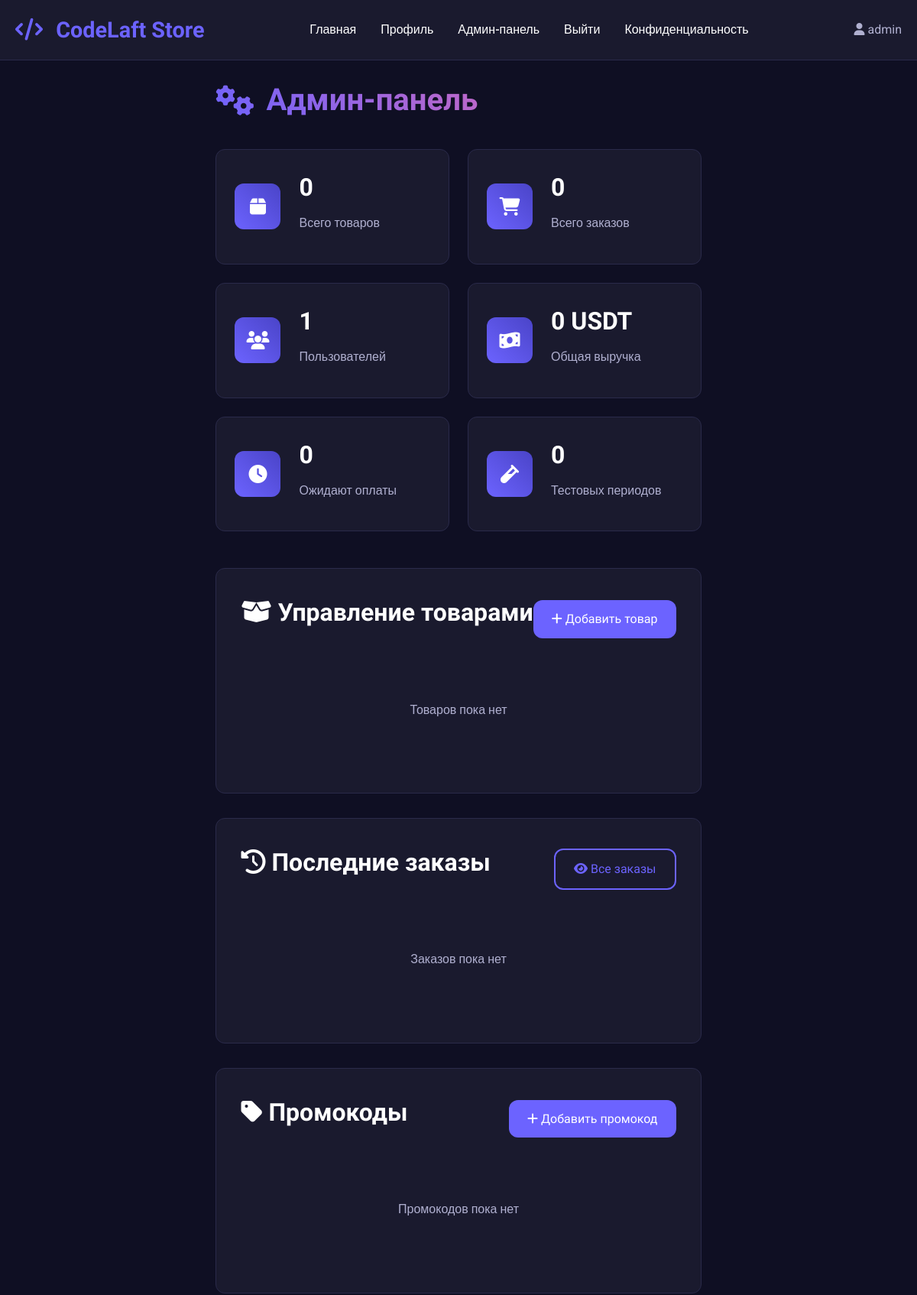
Page /admin (signed in, upper part) on the earlier database version.
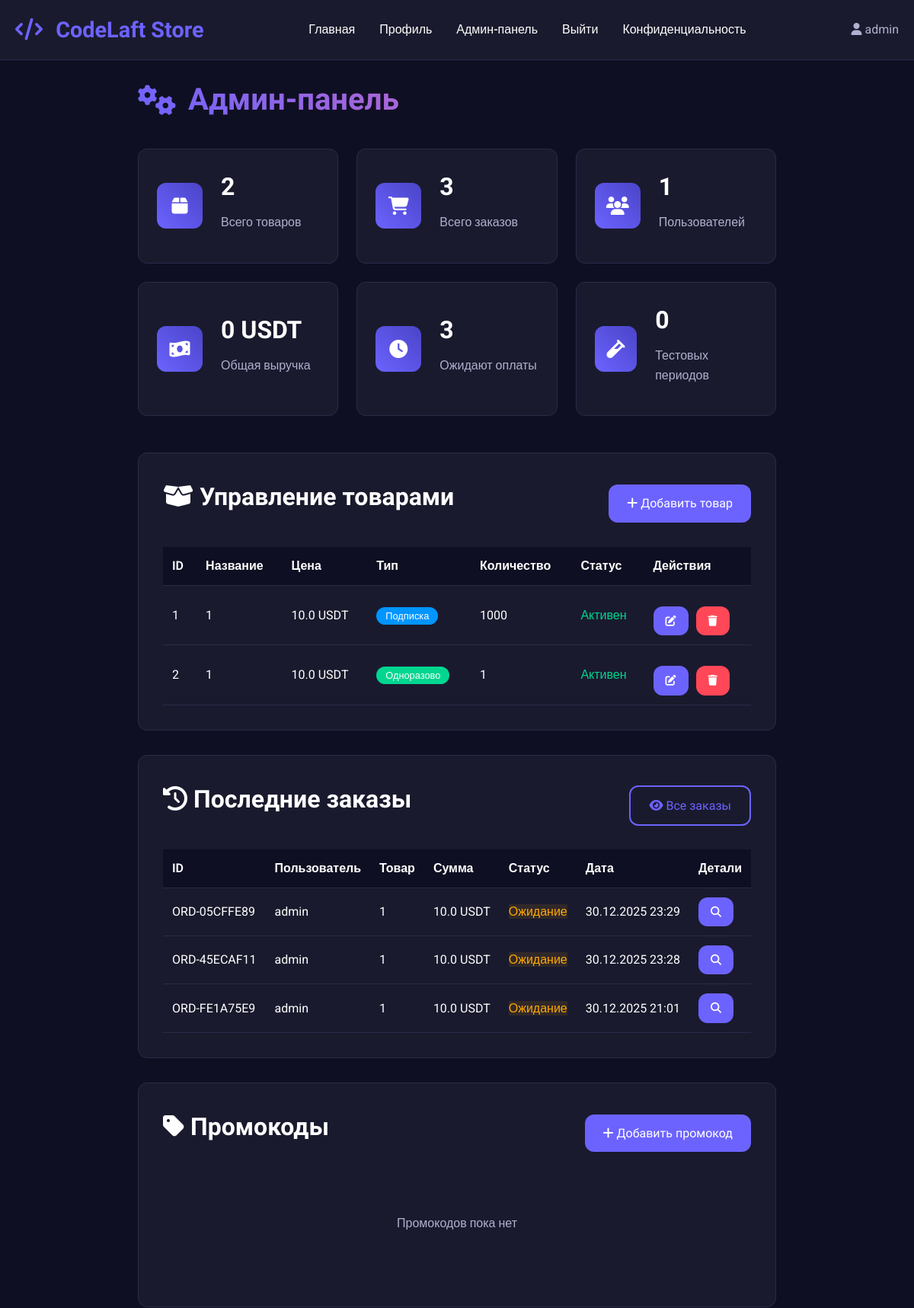
Same page on the later database version.
### app.py (models this page shows, shortened)
class Product(db.Model):
    id = db.Column(db.Integer, primary_key=True)
    name = db.Column(db.String(200), nullable=False)
    description = db.Column(db.Text, nullable=False)
    price = db.Column(db.Float, nullable=False)
    original_price = db.Column(db.Float)  # Цена без скидки
    price_type = db.Column(db.String(20), nullable=False)  # 'one_time' or 'subscription' or 'trial'
    subscription_days = db.Column(db.Integer, default=30)  # For subscription products
    trial_days = db.Column(db.Integer, default=7)  # Для тестового периода
    quantity = db.Column(db.Integer, default=1)
    image_filename = db.Column(db.String(200))
    form_fields = db.Column(db.Text)  # JSON string with form fields
    is_active = db.Column(db.Boolean, default=True)
    is_trial = db.Column(db.Boolean, default=False)  # Флаг тестового товара
    max_trial_per_user = db.Column(db.Integer, default=1)  # Максимум тестовых периодов на пользователя
    created_at = db.Column(db.DateTime, default=datetime.utcnow)
    reviews = db.relationship('Review', backref='product', lazy=True, cascade='all, delete-orphan')
    promocodes = db.relationship('Promocode', backref='product', lazy=True, cascade='all, delete-orphan')

class Order(db.Model):
    id = db.Column(db.Integer, primary_key=True)
    order_id = db.Column(db.String(50), unique=True, nullable=False)
    user_id = db.Column(db.Integer, db.ForeignKey('user.id'), nullable=False)
    product_id = db.Column(db.Integer, db.ForeignKey('product.id'), nullable=False)
    promocode_id = db.Column(db.Integer, db.ForeignKey('promocode.id'), nullable=True)
    quantity = db.Column(db.Integer, default=1)
    amount = db.Column(db.Float, nullable=False)
    original_amount = db.Column(db.Float)  # Сумма без скидки
    discount_amount = db.Column(db.Float, default=0)  # Сумма скидки
    payment_type = db.Column(db.String(20), nullable=False)
    form_data = db.Column(db.Text)  # JSON string with form data
    status = db.Column(db.String(20), default='pending')  # pending, paid, cancelled, expired, trial
    transaction_hash = db.Column(db.String(100))  # Хэш транзакции TRON
    expires_at = db.Column(db.DateTime)  # Для подписок и тестов
    payment_expires_at = db.Column(db.DateTime)  # Время истечения ожидания оплаты
    created_at = db.Column(db.DateTime, default=datetime.utcnow)
    user = db.relationship('User', backref=db.backref('orders', lazy=True))
    product = db.relationship('Product', backref=db.backref('orders', lazy=True))
    promocode = db.relationship('Promocode', backref=db.backref('orders', lazy=True))

class User(UserMixin, db.Model):
    id = db.Column(db.Integer, primary_key=True)
    username = db.Column(db.String(80), unique=True, nullable=False)
    email = db.Column(db.String(120), unique=True, nullable=False)
    password_hash = db.Column(db.String(200), nullable=False)
    created_at = db.Column(db.DateTime, default=datetime.utcnow)
    is_admin = db.Column(db.Boolean, default=False)

### app.py (the view)
@app.route('/admin')
@login_required
def admin_panel():
    if not current_user.is_admin:
        abort(403)
    products = Product.query.all()
    orders = Order.query.order_by(Order.created_at.desc()).all()
    users = User.query.all()
    promocodes = Promocode.query.all()
    reviews = Review.query.order_by(Review.created_at.desc()).all()
    total_revenue = sum(order.amount for order in orders if order.status == 'paid')
    pending_orders = sum(1 for order in orders if order.status == 'pending')
    trial_orders = sum(1 for order in orders if order.status == 'trial')
    total_users = len(users)
    return render_template('admin.html',
                         products=products,
                         orders=orders,
                         users=users,
                         promocodes=promocodes,
                         reviews=reviews,
                         total_revenue=total_revenue,
                         pending_orders=pending_orders,
                         trial_orders=trial_orders,
                         total_users=total_users)

### app.py (called while the page is built)
@app.context_processor
def inject_now():
    return {'now': datetime.utcnow()}

@login_manager.user_loader
def load_user(user_id):
    return User.query.get(int(user_id))

@app.context_processor
def inject_now():
    return {'now': datetime.utcnow(), 'timedelta': timedelta}

@app.before_request
def start_payment_monitor_once():
    global _monitor_started
    if not _monitor_started:
        _monitor_started = True
        monitor_thread = threading.Thread(target=TronPaymentVerifier.start_payment_monitor, daemon=True)
        monitor_thread.start()
        print("Payment monitor started")

### templates/admin.html (shortened to what the changed rows need)
{% extends "base.html" %}
{% block content %}
<div class="admin-container">
    <h1 class="admin-title"><i class="fas fa-cogs"></i> Админ-панель</h1>
    <div class="admin-stats">
        <div class="stat-card">
            <div class="stat-info">
                <h3>{{ products|length }}</h3>
                <p>Всего товаров</p>
            </div>
        </div>
        <div class="stat-card">
            <div class="stat-info">
                <h3>{{ orders|length }}</h3>
                <p>Всего заказов</p>
            </div>
        </div>
        <div class="stat-card">
            <div class="stat-info">
                <h3>{{ pending_orders }}</h3>
                <p>Ожидают оплаты</p>
            </div>
        </div>
    </div>
    <div class="admin-sections">
        <div class="admin-section">
            <div class="section-header">
                <h2><i class="fas fa-box-open"></i> Управление товарами</h2>
                <div class="section-actions">
                </div>
            </div>
            {% if products %}
            <div class="table-responsive">
                <table class="admin-table">
                    <thead>
                        <tr>
                            <th>ID</th>
                            <th>Название</th>
                            <th>Цена</th>
                            <th>Тип</th>
                            <th>Количество</th>
                            <th>Статус</th>
                            <th>Действия</th>
                        </tr>
                    </thead>
                    <tbody>
                        {% for product in products %}
                        <tr>
                            <td>{{ product.id }}</td>
                            <td>{{ product.name }}</td>
                            <td>
                                {% if product.price_type == 'trial' %}
                                    <span class="free-text">БЕСПЛАТНО</span>
                                {% else %}
                                    {{ product.price }} USDT
                                {% endif %}
                            </td>
                            <td>
                                {% if product.price_type == 'trial' %}
                                    <span class="badge badge-trial">
                                        <i class="fas fa-clock"></i> Тест
                                    </span>
                                {% elif product.price_type == 'subscription' %}
                                    <span class="badge badge-subscription">Подписка</span>
                                {% else %}
                                    <span class="badge badge-onetime">Одноразово</span>
                                {% endif %}
                            </td>
                            <td>
                                {% if product.quantity == 0 %}
                                    <span class="text-danger">Безлимитно</span>
                                {% else %}
                                    {{ product.quantity }}
                                {% endif %}
                            </td>
                            <td>
                                {% if product.is_active %}
                                    <span class="status-active">Активен</span>
                                {% else %}
                                    <span class="status-inactive">Неактивен</span>
                                {% endif %}
                            </td>
                            <td>
                                <div class="action-buttons">
                                    <a href="{{ url_for('edit_product', product_id=product.id) }}" class="btn btn-small">
                                        <i class="fas fa-edit"></i>
                                    </a>
                                    <a href="{{ url_for('delete_product', product_id=product.id) }}"
                                       class="btn btn-small btn-danger"
                                       onclick="return confirm('Удалить товар?')">
                                        <i class="fas fa-trash"></i>
                                    </a>
                                </div>
                            </td>
                        </tr>
                        {% endfor %}
                    </tbody>
                </table>
            </div>
            {% else %}
            <p class="no-data">Товаров пока нет</p>
            {% endif %}
        </div>
        <div class="admin-section">
            <div class="section-header">
                <h2><i class="fas fa-history"></i> Последние заказы</h2>
                <div class="section-actions">
                </div>
            </div>
            {% if orders[:5] %}
            <div class="table-responsive">
                <table class="admin-table">
                    <thead>
                        <tr>
                            <th>ID</th>
                            <th>Пользователь</th>
                            <th>Товар</th>
                            <th>Сумма</th>
                            <th>Статус</th>
                            <th>Дата</th>
                            <th>Детали</th>
                        </tr>
                    </thead>
                    <tbody>
                        {% for order in orders[:5] %}
                        <tr>
                            <td>{{ order.order_id }}</td>
                            <td>{{ order.user.username }}</td>
                            <td>{{ order.product.name }}</td>
                            <td>
                                {% if order.amount == 0 %}
                                    <span class="free-text">БЕСПЛАТНО</span>
                                {% else %}
                                    {{ order.amount }} USDT
                                {% endif %}
                            </td>
                            <td>
                                {% if order.status == 'paid' %}
                                    <span class="status-paid">Оплачен</span>
                                {% elif order.status == 'pending' %}
                                    <span class="status-pending">Ожидание</span>
                                {% elif order.status == 'trial' %}
                                    <span class="status-trial">Тест</span>
                                {% elif order.status == 'expired' %}
                                    <span class="status-expired">Истек</span>
                                {% else %}
                                    <span class="status-cancelled">Отменен</span>
                                {% endif %}
                            </td>
                            <td>{{ order.created_at.strftime('%d.%m.%Y %H:%M') }}</td>
                            <td>
                                <a href="{{ url_for('order_details', order_id=order.id) }}" class="btn btn-small">
                                    <i class="fas fa-search"></i>
                                </a>
                            </td>
                        </tr>
                        {% endfor %}
                    </tbody>
                </table>
            </div>
            {% else %}
            <p class="no-data">Заказов пока нет</p>
            {% endif %}
        </div>
        <div class="admin-section">
            <div class="section-header">
                <h2><i class="fas fa-tag"></i> Промокоды</h2>
            </div>
        </div>
    </div>
</div>
{% endblock %}

Differences in the rows shown:
added Product: id "1", name "1", price "10.0", price_type "Подписка", quantity "1000", is_active "Активен"
added Product: id "2", name "1", price "10.0", price_type "Одноразово", quantity "1", is_active "Активен"
added Order: order_id "ORD-05CFFE89", user.username "admin", product.name "1", amount "10.0", status "Ожидание", created_at "30.12.2025 23:29"
added Order: order_id "ORD-45ECAF11", user.username "admin", product.name "1", amount "10.0", status "Ожидание", created_at "30.12.2025 23:28"
added Order: order_id "ORD-FE1A75E9", user.username "admin", product.name "1", amount "10.0", status "Ожидание", created_at "30.12.2025 21:01"
Other differences:
{{ products|length }}: "0" → "2"
{{ orders|length }}: "0" → "3"
{{ pending_orders }}: "0" → "3"
text no longer shown: "Товаров пока нет Заказов пока нет"
text now shown: "ID Название Цена Тип Количество Статус Действия ID Пользователь Товар Сумма Статус Дата Детали"
